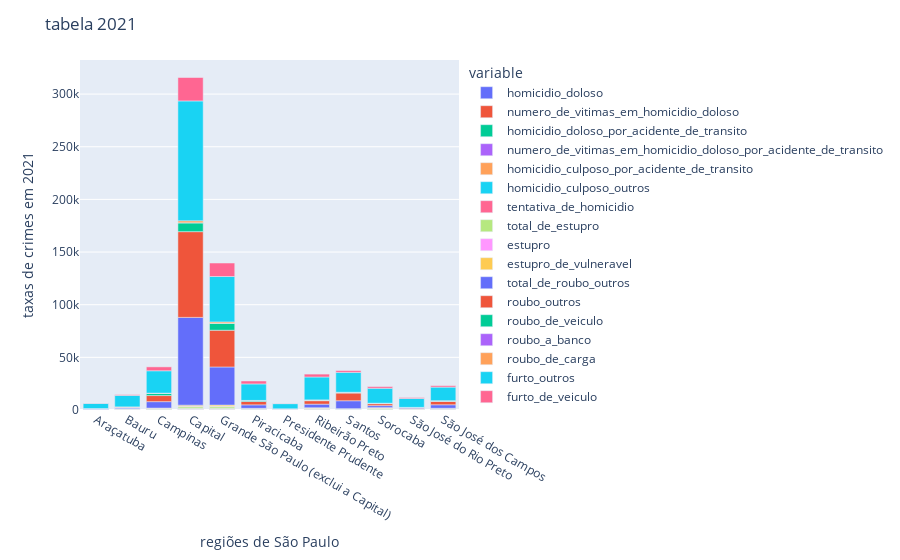

The notebook cell this image was saved under:
### Markdown cell above
# dados de 2021:

### Code cell
ano4 = df2[df2['ano'] == 2021] 

ano4 = ano4.groupby('regiao_ssp').sum()
ano2021 = ano4
display(ano2021)


grafico = px.bar(ano2021, x = ano2021.index , y = ["homicidio_doloso","numero_de_vitimas_em_homicidio_doloso","homicidio_doloso_por_acidente_de_transito","numero_de_vitimas_em_homicidio_doloso_por_acidente_de_transito","homicidio_culposo_por_acidente_de_transito","homicidio_culposo_outros","tentativa_de_homicidio","total_de_estupro","estupro","estupro_de_vulneravel","total_de_roubo_outros","roubo_outros","roubo_de_veiculo","roubo_a_banco","roubo_de_carga","furto_outros","furto_de_veiculo"])
grafico.update_layout(
    yaxis_title="taxas de crimes em 2021",
    xaxis_title="regiões de São Paulo",
    title = 'tabela 2021')

grafico.show()

### Figure 1 — Plotly figure (JSON) as saved in the notebook; plotly's stock layout.template omitted (floating-point values rounded to 4 significant figures)
{"data": [{"alignmentgroup": "True", "hovertemplate": "variable=homicidio_doloso<br>regiao_ssp=%{x}<br>value=%{y}<extra></extra>", "legendgroup": "homicidio_doloso", "marker": {"color": "#636efa", "pattern": {"shape": ""}}, "name": "homicidio_doloso", "offsetgroup": "homicidio_doloso", "orientation": "v", "showlegend": true, "textposition": "auto", "type": "bar", "x": ["Araçatuba", "Bauru", "Campinas", "Capital", "Grande São Paulo (exclui a Capital)", "Piracicaba", "Presidente Prudente", "Ribeirão Preto", "Santos", "Sorocaba", "São José do Rio Preto", "São José dos Campos"], "xaxis": "x", "y": [50, 71, 144, 387, 353, 152, 42, 162, 97, 108, 60, 222], "yaxis": "y"}, {"alignmentgroup": "True", "hovertemplate": "variable=numero_de_vitimas_em_homicidio_doloso<br>regiao_ssp=%{x}<br>value=%{y}<extra></extra>", "legendgroup": "numero_de_vitimas_em_homicidio_doloso", "marker": {"color": "#EF553B", "pattern": {"shape": ""}}, "name": "numero_de_vitimas_em_homicidio_doloso", "offsetgroup": "numero_de_vitimas_em_homicidio_doloso", "orientation": "v", "showlegend": true, "textposition": "auto", "type": "bar", "x": ["Araçatuba", "Bauru", "Campinas", "Capital", "Grande São Paulo (exclui a Capital)", "Piracicaba", "Presidente Prudente", "Ribeirão Preto", "Santos", "Sorocaba", "São José do Rio Preto", "São José dos Campos"], "xaxis": "x", "y": [53, 74, 154, 407, 375, 159, 44, 168, 98, 112, 61, 231], "yaxis": "y"}, {"alignmentgroup": "True", "hovertemplate": "variable=homicidio_doloso_por_acidente_de_transito<br>regiao_ssp=%{x}<br>value=%{y}<extra></extra>", "legendgroup": "homicidio_doloso_por_acidente_de_transito", "marker": {"color": "#00cc96", "pattern": {"shape": ""}}, "name": "homicidio_doloso_por_acidente_de_transito", "offsetgroup": "homicidio_doloso_por_acidente_de_transito", "orientation": "v", "showlegend": true, "textposition": "auto", "type": "bar", "x": ["Araçatuba", "Bauru", "Campinas", "Capital", "Grande São Paulo (exclui a Capital)", "Piracicaba", "Presidente Prudente", "Ribeirão Preto", "Santos", "Sorocaba", "São José do Rio Preto", "São José dos Campos"], "xaxis": "x", "y": [0, 0, 0, 3, 0, 1, 0, 0, 0, 0, 0, 0], "yaxis": "y"}, {"alignmentgroup": "True", "hovertemplate": "variable=numero_de_vitimas_em_homicidio_doloso_por_acidente_de_transito<br>regiao_ssp=%{x}<br>value=%{y}<extra></extra>", "legendgroup": "numero_de_vitimas_em_homicidio_doloso_por_acidente_de_transito", "marker": {"color": "#ab63fa", "pattern": {"shape": ""}}, "name": "numero_de_vitimas_em_homicidio_doloso_por_acidente_de_transito", "offsetgroup": "numero_de_vitimas_em_homicidio_doloso_por_acidente_de_transito", "orientation": "v", "showlegend": true, "textposition": "auto", "type": "bar", "x": ["Araçatuba", "Bauru", "Campinas", "Capital", "Grande São Paulo (exclui a Capital)", "Piracicaba", "Presidente Prudente", "Ribeirão Preto", "Santos", "Sorocaba", "São José do Rio Preto", "São José dos Campos"], "xaxis": "x", "y": [0, 0, 0, 3, 0, 2, 0, 0, 0, 0, 0, 0], "yaxis": "y"}, {"alignmentgroup": "True", "hovertemplate": "variable=homicidio_culposo_por_acidente_de_transito<br>regiao_ssp=%{x}<br>value=%{y}<extra></extra>", "legendgroup": "homicidio_culposo_por_acidente_de_transito", "marker": {"color": "#FFA15A", "pattern": {"shape": ""}}, "name": "homicidio_culposo_por_acidente_de_transito", "offsetgroup": "homicidio_culposo_por_acidente_de_transito", "orientation": "v", "showlegend": true, "textposition": "auto", "type": "bar", "x": ["Araçatuba", "Bauru", "Campinas", "Capital", "Grande São Paulo (exclui a Capital)", "Piracicaba", "Presidente Prudente", "Ribeirão Preto", "Santos", "Sorocaba", "São José do Rio Preto", "São José dos Campos"], "xaxis": "x", "y": [47, 134, 224, 246, 346, 192, 68, 259, 146, 233, 119, 142], "yaxis": "y"}, {"alignmentgroup": "True", "hovertemplate": "variable=homicidio_culposo_outros<br>regiao_ssp=%{x}<br>value=%{y}<extra></extra>", "legendgroup": "homicidio_culposo_outros", "marker": {"color": "#19d3f3", "pattern": {"shape": ""}}, "name": "homicidio_culposo_outros", "offsetgroup": "homicidio_culposo_outros", "orientation": "v", "showlegend": true, "textposition": "auto", "type": "bar", "x": ["Araçatuba", "Bauru", "Campinas", "Capital", "Grande São Paulo (exclui a Capital)", "Piracicaba", "Presidente Prudente", "Ribeirão Preto", "Santos", "Sorocaba", "São José do Rio Preto", "São José dos Campos"], "xaxis": "x", "y": [0, 3, 2, 22, 36, 4, 0, 8, 4, 5, 3, 10], "yaxis": "y"}, {"alignmentgroup": "True", "hovertemplate": "variable=tentativa_de_homicidio<br>regiao_ssp=%{x}<br>value=%{y}<extra></extra>", "legendgroup": "tentativa_de_homicidio", "marker": {"color": "#FF6692", "pattern": {"shape": ""}}, "name": "tentativa_de_homicidio", "offsetgroup": "tentativa_de_homicidio", "orientation": "v", "showlegend": true, "textposition": "auto", "type": "bar", "x": ["Araçatuba", "Bauru", "Campinas", "Capital", "Grande São Paulo (exclui a Capital)", "Piracicaba", "Presidente Prudente", "Ribeirão Preto", "Santos", "Sorocaba", "São José do Rio Preto", "São José dos Campos"], "xaxis": "x", "y": [83, 109, 151, 406, 391, 174, 56, 194, 141, 143, 95, 207], "yaxis": "y"}, {"alignmentgroup": "True", "hovertemplate": "variable=total_de_estupro<br>regiao_ssp=%{x}<br>value=%{y}<extra></extra>", "legendgroup": "total_de_estupro", "marker": {"color": "#B6E880", "pattern": {"shape": ""}}, "name": "total_de_estupro", "offsetgroup": "total_de_estupro", "orientation": "v", "showlegend": true, "textposition": "auto", "type": "bar", "x": ["Araçatuba", "Bauru", "Campinas", "Capital", "Grande São Paulo (exclui a Capital)", "Piracicaba", "Presidente Prudente", "Ribeirão Preto", "Santos", "Sorocaba", "São José do Rio Preto", "São José dos Campos"], "xaxis": "x", "y": [143, 395, 581, 1576, 1598, 463, 215, 677, 397, 825, 362, 420], "yaxis": "y"}, {"alignmentgroup": "True", "hovertemplate": "variable=estupro<br>regiao_ssp=%{x}<br>value=%{y}<extra></extra>", "legendgroup": "estupro", "marker": {"color": "#FF97FF", "pattern": {"shape": ""}}, "name": "estupro", "offsetgroup": "estupro", "orientation": "v", "showlegend": true, "textposition": "auto", "type": "bar", "x": ["Araçatuba", "Bauru", "Campinas", "Capital", "Grande São Paulo (exclui a Capital)", "Piracicaba", "Presidente Prudente", "Ribeirão Preto", "Santos", "Sorocaba", "São José do Rio Preto", "São José dos Campos"], "xaxis": "x", "y": [28, 84, 129, 429, 335, 98, 47, 165, 87, 168, 65, 81], "yaxis": "y"}, {"alignmentgroup": "True", "hovertemplate": "variable=estupro_de_vulneravel<br>regiao_ssp=%{x}<br>value=%{y}<extra></extra>", "legendgroup": "estupro_de_vulneravel", "marker": {"color": "#FECB52", "pattern": {"shape": ""}}, "name": "estupro_de_vulneravel", "offsetgroup": "estupro_de_vulneravel", "orientation": "v", "showlegend": true, "textposition": "auto", "type": "bar", "x": ["Araçatuba", "Bauru", "Campinas", "Capital", "Grande São Paulo (exclui a Capital)", "Piracicaba", "Presidente Prudente", "Ribeirão Preto", "Santos", "Sorocaba", "São José do Rio Preto", "São José dos Campos"], "xaxis": "x", "y": [115, 311, 452, 1147, 1263, 365, 168, 512, 310, 657, 297, 339], "yaxis": "y"}, {"alignmentgroup": "True", "hovertemplate": "variable=total_de_roubo_outros<br>regiao_ssp=%{x}<br>value=%{y}<extra></extra>", "legendgroup": "total_de_roubo_outros", "marker": {"color": "#636efa", "pattern": {"shape": ""}}, "name": "total_de_roubo_outros", "offsetgroup": "total_de_roubo_outros", "orientation": "v", "showlegend": true, "textposition": "auto", "type": "bar", "x": ["Araçatuba", "Bauru", "Campinas", "Capital", "Grande São Paulo (exclui a Capital)", "Piracicaba", "Presidente Prudente", "Ribeirão Preto", "Santos", "Sorocaba", "São José do Rio Preto", "São José dos Campos"], "xaxis": "x", "y": [418, 861, 6089, 83321, 36171, 3280, 242, 3411, 7492, 1914, 698, 3317], "yaxis": "y"}, {"alignmentgroup": "True", "hovertemplate": "variable=roubo_outros<br>regiao_ssp=%{x}<br>value=%{y}<extra></extra>", "legendgroup": "roubo_outros", "marker": {"color": "#EF553B", "pattern": {"shape": ""}}, "name": "roubo_outros", "offsetgroup": "roubo_outros", "orientation": "v", "showlegend": true, "textposition": "auto", "type": "bar", "x": ["Araçatuba", "Bauru", "Campinas", "Capital", "Grande São Paulo (exclui a Capital)", "Piracicaba", "Presidente Prudente", "Ribeirão Preto", "Santos", "Sorocaba", "São José do Rio Preto", "São José dos Campos"], "xaxis": "x", "y": [412, 832, 5779, 81408, 34897, 3161, 226, 3284, 7323, 1835, 684, 3230], "yaxis": "y"}, {"alignmentgroup": "True", "hovertemplate": "variable=roubo_de_veiculo<br>regiao_ssp=%{x}<br>value=%{y}<extra></extra>", "legendgroup": "roubo_de_veiculo", "marker": {"color": "#00cc96", "pattern": {"shape": ""}}, "name": "roubo_de_veiculo", "offsetgroup": "roubo_de_veiculo", "orientation": "v", "showlegend": true, "textposition": "auto", "type": "bar", "x": ["Araçatuba", "Bauru", "Campinas", "Capital", "Grande São Paulo (exclui a Capital)", "Piracicaba", "Presidente Prudente", "Ribeirão Preto", "Santos", "Sorocaba", "São José do Rio Preto", "São José dos Campos"], "xaxis": "x", "y": [24, 69, 1963, 8433, 6637, 917, 30, 645, 590, 367, 51, 547], "yaxis": "y"}, {"alignmentgroup": "True", "hovertemplate": "variable=roubo_a_banco<br>regiao_ssp=%{x}<br>value=%{y}<extra></extra>", "legendgroup": "roubo_a_banco", "marker": {"color": "#ab63fa", "pattern": {"shape": ""}}, "name": "roubo_a_banco", "offsetgroup": "roubo_a_banco", "orientation": "v", "showlegend": true, "textposition": "auto", "type": "bar", "x": ["Araçatuba", "Bauru", "Campinas", "Capital", "Grande São Paulo (exclui a Capital)", "Piracicaba", "Presidente Prudente", "Ribeirão Preto", "Santos", "Sorocaba", "São José do Rio Preto", "São José dos Campos"], "xaxis": "x", "y": [1, 0, 0, 4, 1, 1, 0, 2, 1, 0, 1, 1], "yaxis": "y"}, {"alignmentgroup": "True", "hovertemplate": "variable=roubo_de_carga<br>regiao_ssp=%{x}<br>value=%{y}<extra></extra>", "legendgroup": "roubo_de_carga", "marker": {"color": "#FFA15A", "pattern": {"shape": ""}}, "name": "roubo_de_carga", "offsetgroup": "roubo_de_carga", "orientation": "v", "showlegend": true, "textposition": "auto", "type": "bar", "x": ["Araçatuba", "Bauru", "Campinas", "Capital", "Grande São Paulo (exclui a Capital)", "Piracicaba", "Presidente Prudente", "Ribeirão Preto", "Santos", "Sorocaba", "São José do Rio Preto", "São José dos Campos"], "xaxis": "x", "y": [5, 29, 310, 1909, 1273, 118, 16, 125, 168, 79, 13, 86], "yaxis": "y"}, {"alignmentgroup": "True", "hovertemplate": "variable=furto_outros<br>regiao_ssp=%{x}<br>value=%{y}<extra></extra>", "legendgroup": "furto_outros", "marker": {"color": "#19d3f3", "pattern": {"shape": ""}}, "name": "furto_outros", "offsetgroup": "furto_outros", "orientation": "v", "showlegend": true, "textposition": "auto", "type": "bar", "x": ["Araçatuba", "Bauru", "Campinas", "Capital", "Grande São Paulo (exclui a Capital)", "Piracicaba", "Presidente Prudente", "Ribeirão Preto", "Santos", "Sorocaba", "São José do Rio Preto", "São José dos Campos"], "xaxis": "x", "y": [4908, 10883, 21274, 113807, 43090, 15674, 4898, 21738, 18893, 14202, 8430, 12914], "yaxis": "y"}, {"alignmentgroup": "True", "hovertemplate": "variable=furto_de_veiculo<br>regiao_ssp=%{x}<br>value=%{y}<extra></extra>", "legendgroup": "furto_de_veiculo", "marker": {"color": "#FF6692", "pattern": {"shape": ""}}, "name": "furto_de_veiculo", "offsetgroup": "furto_de_veiculo", "orientation": "v", "showlegend": true, "textposition": "auto", "type": "bar", "x": ["Araçatuba", "Bauru", "Campinas", "Capital", "Grande São Paulo (exclui a Capital)", "Piracicaba", "Presidente Prudente", "Ribeirão Preto", "Santos", "Sorocaba", "São José do Rio Preto", "São José dos Campos"], "xaxis": "x", "y": [227, 710, 3704, 22250, 12810, 2791, 227, 2742, 1707, 1576, 870, 1353], "yaxis": "y"}], "layout": {"barmode": "relative", "legend": {"title": {"text": "variable"}, "tracegroupgap": 0}, "margin": {"t": 60}, "title": {"text": "tabela 2021"}, "xaxis": {"anchor": "y", "domain": [0, 1], "title": {"text": "regiões de São Paulo"}}, "yaxis": {"anchor": "x", "domain": [0, 1], "title": {"text": "taxas de crimes em 2021"}}}}
